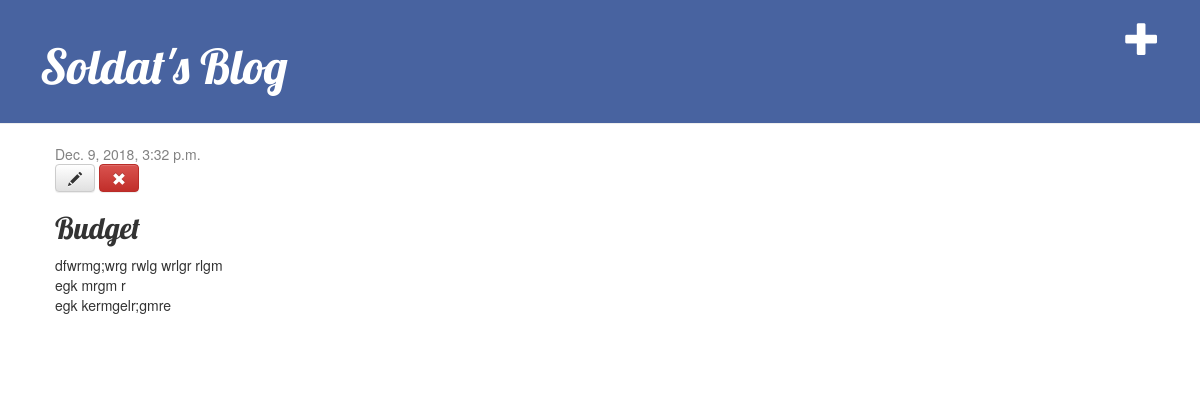
Page /post/16/ (signed in) on the committed database.
### blog/models.py (models this page shows, shortened)
class Post(models.Model):
    author = models.ForeignKey(settings.AUTH_USER_MODEL, on_delete=models.CASCADE)
    title = models.CharField(max_length=200)
    text = models.TextField()
    created_date = models.DateTimeField(default=timezone.now)
    published_date = models.DateTimeField(blank=True, null=True)

### blog/views.py (the view)
# urls.py: path('post/<int:pk>/', views.post_detail, name='post_detail'),
def post_detail(request, pk):
    post = get_object_or_404(Post, pk=pk)
    return render(request, 'blog/post_detail.html', {'post': post})

### blog/templates/blog/post_detail.html
{% extends 'blog/base.html' %}
{% block content %}
    <div class="post">
        {% if post.published_date %}
            <div class="date">
                {{ post.published_date }}
            </div>
        {% endif %}
        {% if user.is_authenticated %}
            <a class="btn btn-default" href="{% url 'post_edit' pk=post.pk %}"><span class="glyphicon glyphicon-pencil"></span></a>
            <a class="btn btn-danger" href="{% url 'post_delete' pk=post.pk %}"><span class="glyphicon glyphicon-remove"></span></a>
        {% endif %}
        <h2>{{ post.title }}</h2>
        <p>{{ post.text|linebreaksbr }}</p>
    </div>
{% endblock %}

### blog/static/css/blog.css (style rules this page uses)
h1, h2, h3, h4 { font-family: 'Lobster', cursive; }
.date { color: #828282; }
.post { margin-bottom: 70px; }

### rows in the picture
Post: published_date "Dec. 9, 2018, 3:32 p.m.", title "Budget", text "dfwrmg;wrg rwlg wrlgr rlgm egk mrgm r egk kermgelr;gmre"
